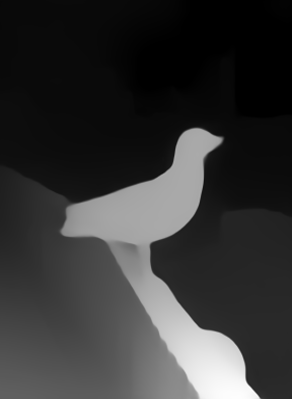
%> input picture results/RedWeb/Depth_est/120073752_779f19cf7d_z.png, 292 x 399 px; its folder holds only this picture in this run
$ octave main.m   (GNU Octave 9; MATLAB toolbox functions it lacks are replaced by stand-ins)
%> lines starting %> are read from the running program, lines starting %| are printed output that depends on the picture
clc;
clear;

%% cropping input images

datadir     = 'results/RedWeb/Depth_est';    %the directory containing the images
resultsdir  = 'results/RedWeb/Cropped_Estimation'; %the directory for dumping results

imglist = dir(sprintf('%s/*.png', datadir));
rows=3;
columns=2;

for i = 1:numel(imglist)

    %read in images%
    [path, imgname, dummy] = fileparts(imglist(i).name);
    img = imread(sprintf('%s/%s', datadir, imglist(i).name));
%> img is the input picture: size 399x292 uint16; min 0, max 65535, mean 13723.7

    [width,height,channel]=size(img);
%> width = 399; height = 292; channel = 1
    blwidth=round(width/columns);
%> blwidth = 200
    blheight=round(height/rows);
%> blheight = 97

    for j = 0:columns-1
        for k = 0:rows-1

            if(j~=columns-1 && k~=rows-1)
                croppedImg=img(j*blwidth+1:(j+1)*blwidth+1,k*blheight+1:(k+1)*blheight+1,:);
            elseif(j==columns-1 && k~=rows-1)
                croppedImg=img(j*blwidth+1:end,k*blheight+1:(k+1)*blheight+1,:);
            elseif(j~=columns-1 && k==rows-1)
                croppedImg=img(j*blwidth+1:(j+1)*blwidth+1,k*blheight+1:end,:);
            else
                croppedImg=img(j*blwidth+1:end,k*blheight+1:end,:);
            end


            fname = sprintf('%s/%s_%d_%d.png', resultsdir, imgname,j,k);
            imwrite(croppedImg, fname);

        end
    end
%> this loop made 2 passes
%> pass 1, `for k = 0:rows-1  if(j~=columns-1 && k~=rows-1) croppedImg=img(j*blwid..`:
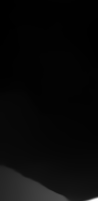
%> saved as 120073752_779f19cf7d_z_0_0.png: size 201x98 uint16; min 2278, max 41018, mean 3620.3; drawn with min black and max white
%> pass 1, `for k = 0:rows-1  if(j~=columns-1 && k~=rows-1) croppedImg=img(j*blwid..`:
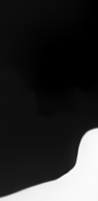
%> saved as 120073752_779f19cf7d_z_0_1.png: size 201x98 uint16; min 107, max 44464, mean 7635.6; drawn with min black and max white
%> pass 1, `for k = 0:rows-1  if(j~=columns-1 && k~=rows-1) croppedImg=img(j*blwid..`:
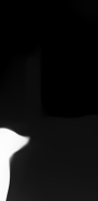
%> saved as 120073752_779f19cf7d_z_0_2.png: size 201x98 uint16; min 0, max 43924, mean 3619.1; drawn with min black and max white
%> pass 2, `for k = 0:rows-1  if(j~=columns-1 && k~=rows-1) croppedImg=img(j*blwid..`:
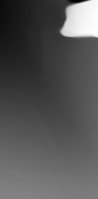
%> saved as 120073752_779f19cf7d_z_1_0.png: size 199x98 uint16; min 6584, max 41791, mean 18400.4; drawn with min black and max white
%> after the loop:
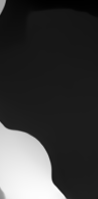
%> croppedImg: size 199x98 uint16; min 3749, max 65535, mean 18382.3; drawn with min black and max white


end

$ run again, on results/RedWeb/Depth_est/image4.png
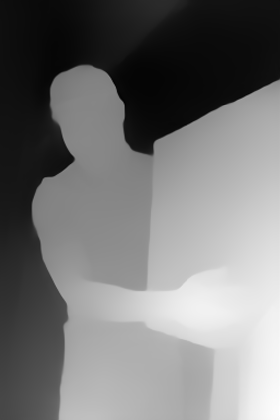
%> input picture results/RedWeb/Depth_est/image4.png, 280 x 420 px, shrunk from 563 x 844 before the run
%> img is the input picture: size 420x280 uint16; min 309, max 65362, mean 30409.9
%> the loop `for j = 0:columns-1` made 2 passes
%> pass 1, `for k = 0:rows-1  if(j~=columns-1 && k~=rows-1) croppedImg=img(j*blwid..`:
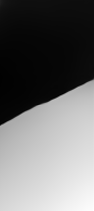
%> saved as image4_0_2.png: size 211x94 uint16; min 1922, max 54052, mean 24793.1; drawn with min black and max white
%> after the loop `for j = 0:columns-1`:
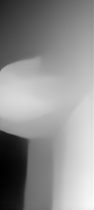
%> croppedImg: size 210x94 uint16; min 42910, max 65362, mean 55567.7; drawn with min black and max white

$ run again, on results/RedWeb/Depth_est/158933470_29f066cfa9_b.png
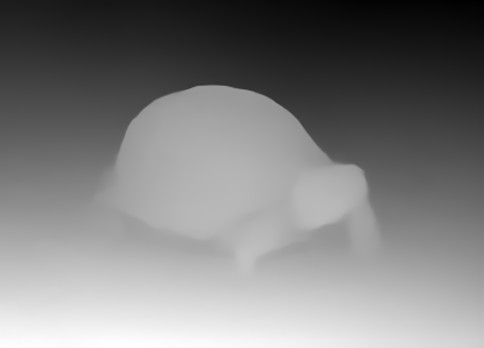
%> input picture results/RedWeb/Depth_est/158933470_29f066cfa9_b.png, 484 x 348 px
%> img is the input picture: size 348x484 uint16; min 0, max 65535, mean 32519.4
%> the loop `for j = 0:columns-1` made 2 passes
%> pass 1, `for k = 0:rows-1  if(j~=columns-1 && k~=rows-1) croppedImg=img(j*blwid..`:
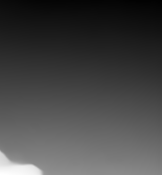
%> saved as 158933470_29f066cfa9_b_0_2.png: size 175x162 uint16; min 0, max 44195, mean 12101.6; drawn with min black and max white
%> after the loop `for j = 0:columns-1`:
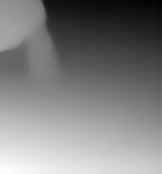
%> croppedImg: size 174x162 uint16; min 22895, max 61292, mean 42201.4; drawn with min black and max white
